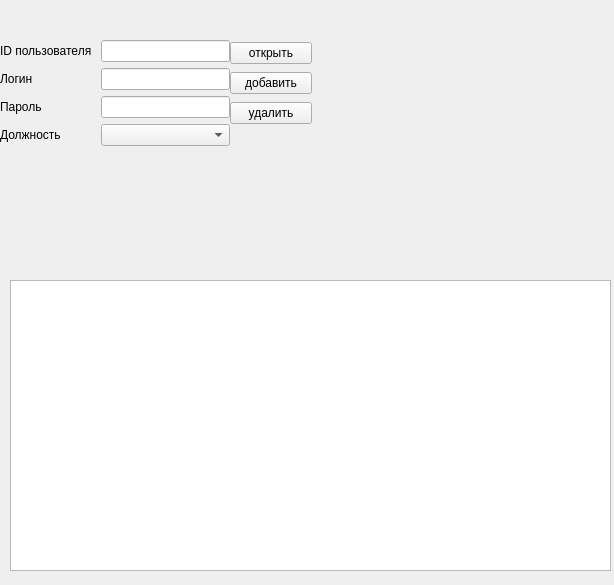
<?xml version="1.0" encoding="UTF-8"?>
<ui version="4.0">
 <class>Form</class>
 <widget class="QWidget" name="Form">
  <property name="geometry">
   <rect>
    <x>0</x>
    <y>0</y>
    <width>614</width>
    <height>585</height>
   </rect>
  </property>
  <property name="windowTitle">
   <string>Form</string>
  </property>
  <widget class="QTableWidget" name="tableWidget">
   <property name="geometry">
    <rect>
     <x>10</x>
     <y>280</y>
     <width>601</width>
     <height>291</height>
    </rect>
   </property>
  </widget>
  <widget class="QWidget" name="layoutWidget">
   <property name="geometry">
    <rect>
     <x>0</x>
     <y>40</y>
     <width>230</width>
     <height>241</height>
    </rect>
   </property>
   <layout class="QFormLayout" name="formLayout">
    <item row="0" column="1">
     <widget class="QLineEdit" name="lineEdit"/>
    </item>
    <item row="1" column="0">
     <widget class="QLabel" name="label_5">
      <property name="text">
       <string>Логин</string>
      </property>
     </widget>
    </item>
    <item row="1" column="1">
     <widget class="QLineEdit" name="lineEdit_3"/>
    </item>
    <item row="2" column="0">
     <widget class="QLabel" name="label_4">
      <property name="text">
       <string>Пароль</string>
      </property>
     </widget>
    </item>
    <item row="2" column="1">
     <widget class="QLineEdit" name="lineEdit_2"/>
    </item>
    <item row="3" column="0">
     <widget class="QLabel" name="label_7">
      <property name="text">
       <string>Должность</string>
      </property>
     </widget>
    </item>
    <item row="3" column="1">
     <widget class="QComboBox" name="comboBox"/>
    </item>
    <item row="0" column="0">
     <widget class="QLabel" name="label">
      <property name="text">
       <string>ID пользователя </string>
      </property>
     </widget>
    </item>
   </layout>
  </widget>
  <widget class="QWidget" name="layoutWidget">
   <property name="geometry">
    <rect>
     <x>230</x>
     <y>40</y>
     <width>82</width>
     <height>89</height>
    </rect>
   </property>
   <layout class="QVBoxLayout" name="verticalLayout">
    <item>
     <widget class="QPushButton" name="pushButton">
      <property name="text">
       <string>открыть</string>
      </property>
     </widget>
    </item>
    <item>
     <widget class="QPushButton" name="pushButton_2">
      <property name="text">
       <string>добавить</string>
      </property>
     </widget>
    </item>
    <item>
     <widget class="QPushButton" name="pushButton_3">
      <property name="text">
       <string>удалить</string>
      </property>
     </widget>
    </item>
   </layout>
  </widget>
 </widget>
 <resources/>
 <connections/>
</ui>
